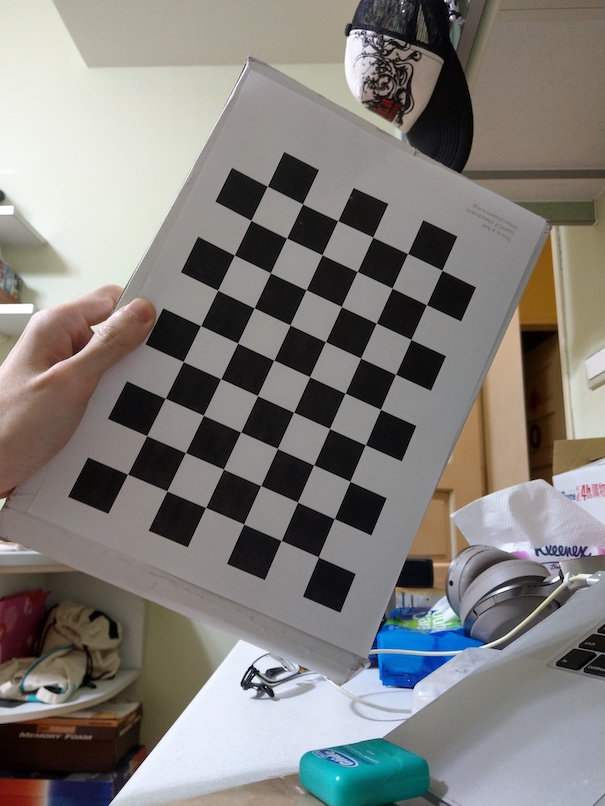
#> input picture image/IMAG6120.jpg, 605 x 806 px; its folder holds only this picture in this run
$ python camera_calibration.py
#> lines starting #> are read from the running program, lines starting #| are printed output that depends on the picture; after the words box and inside, x2 and y2 are one past the last pixel; in counts of white or black regions, pixels touching at a corner belong together; long printed decimals are rounded
import numpy as np
import pdb
import cv2
import glob

# termination criteria
criteria = (cv2.TERM_CRITERIA_EPS + cv2.TERM_CRITERIA_MAX_ITER, 30, 0.001)

# prepare object points, like (0,0,0), (1,0,0), (2,0,0) ....,(6,5,0)
objp = np.zeros((6*9,3), np.float32)
objp[:,:2] = np.mgrid[0:9,0:6].T.reshape(-1,2)

# Arrays to store object points and image points from all the images.
objpoints = [] # 3d point in real world space
imgpoints = [] # 2d points in image plane.

images = glob.glob('image/*.jpg')


for fname in images:
    img = cv2.imread(fname)
#> img is the input picture: shape (806, 605, 3); mean B, G, R 122.6, 126.1, 129
    gray = cv2.cvtColor(img,cv2.COLOR_BGR2GRAY)
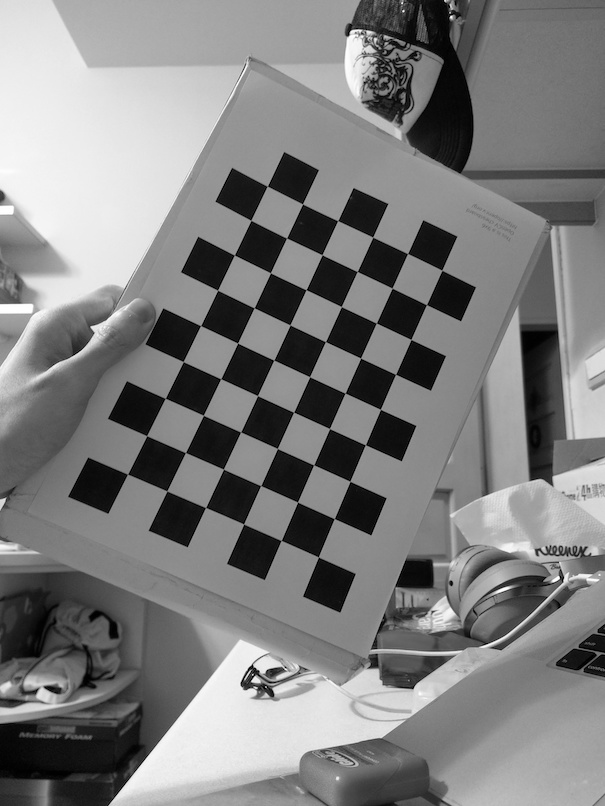
#> gray: shape (806, 605); min 0, max 255, mean 126.6

    # Find the chess board corners
    ret, corners = cv2.findChessboardCorners(gray, (9,6),None)
#> ret = True; corners = 54 rows, first 8: [127.5, 474.3], [146.6, 435.6], [165.4, 398.4], [183.3, 361.5], [200.6, 325.6], [217.6, 290.3], [234.4, 255], [250.9, 220.4]

    # If found, add object points, image points (after refining them)
    if ret == True:
        print(fname)
        objpoints.append(objp)

        corners2 = cv2.cornerSubPix(gray,corners,(11,11),(-1,-1),criteria)
#> corners2 = 54 rows, first 8: [127.5, 474.1], [146.7, 435.7], [165.3, 398.3], [183.3, 361.6], [200.6, 325.6], [217.6, 290.2], [234.4, 255], [250.8, 220.3]
        imgpoints.append(corners2)

        # Draw and display the corners
        img = cv2.drawChessboardCorners(img, (9,6), corners2,ret)
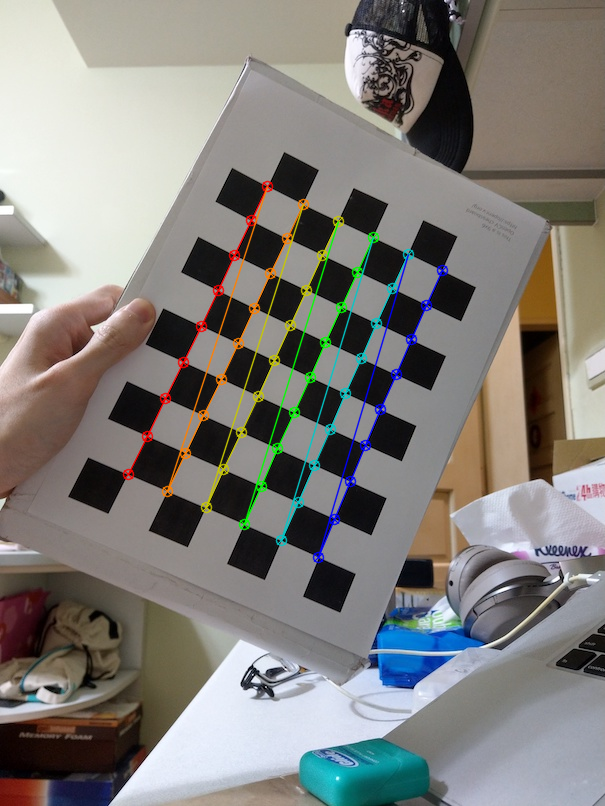
#> img: shape (806, 605, 3); 2.88% of pixels changed, all inside (x1, y1, x2, y2) = (122, 180, 449, 564)
        # cv2.imshow('img',img)
        # cv2.waitKey(500)

cv2.destroyAllWindows()

ret, mtx, dist, rvecs, tvecs = cv2.calibrateCamera(objpoints, imgpoints, gray.shape[::-1],None,None,
                                flags=cv2.CALIB_ZERO_TANGENT_DIST | cv2.CALIB_FIX_PRINCIPAL_POINT |
                                cv2.CALIB_FIX_K1 | cv2.CALIB_FIX_K2 | cv2.CALIB_FIX_K3)
#> ret = 0.604; mtx = [[556.3, 0, 302], [0, 554.6, 402.5], [0, 0, 1]]; dist = [[0, 0, 0, 0, 0]]; rvecs = ([0.00357, -0.139, -1.14],); tvecs = ([-4.15, 1.72, 13.34],)
print()
print(ret)
#| 0.6036
print(mtx)
#| [[556.280   0.         302.        ]
#|  [  0.         554.564  402.5       ]
#|  [  0.           0.           1.        ]]
print(dist)
#| [[0. 0. 0. 0. 0.]]

$ run again, on image/IMAG6124.jpg
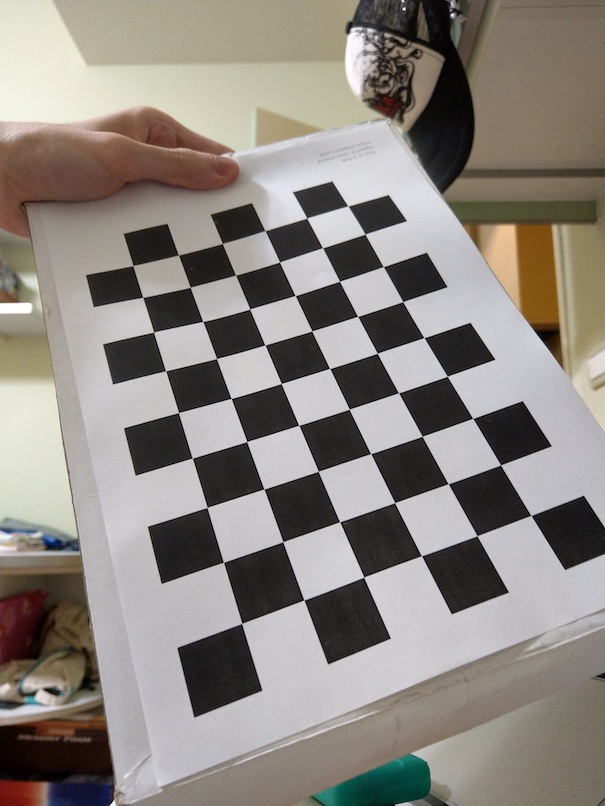
#> input picture image/IMAG6124.jpg, 605 x 806 px
#> img is the input picture: shape (806, 605, 3); mean B, G, R 128, 134.2, 140
#> `gray = cv2.cvtColor(img,cv2.COLOR_BGR2GRAY)`:
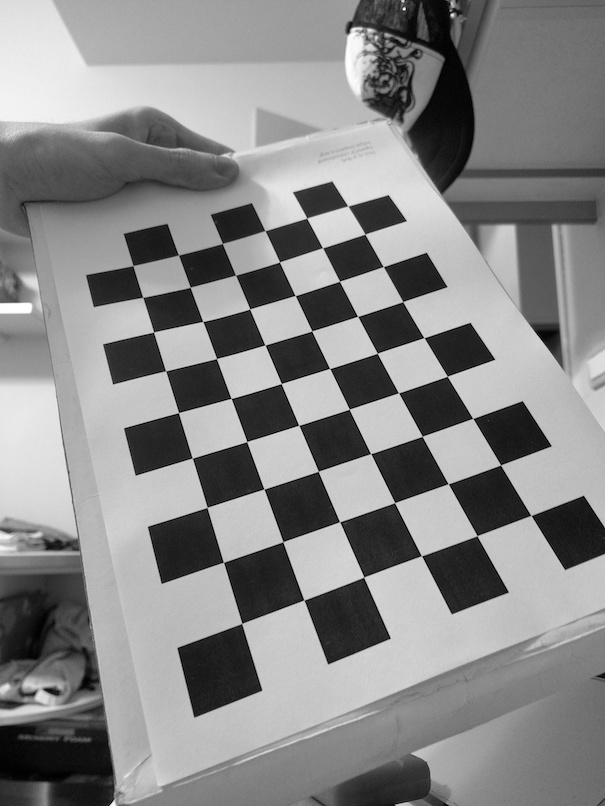
#> gray: shape (806, 605); min 0, max 255, mean 135.3
#> `ret, corners = cv2.findChessboardCorners(gray, (9,6),None)`: ret = True; corners = 54 rows, first 8: [241.8, 623.4], [223.5, 562.4], [207, 507.5], [192.3, 458.2], [178.5, 412.6], [165.6, 370.8], [153.6, 332], [142.6, 297.3]
#> corners2 = 54 rows, first 8: [241.8, 623.5], [223.5, 562.3], [207.1, 507.4], [192.3, 458.1], [178.5, 412.6], [165.6, 370.8], [153.6, 332.1], [142.7, 297.4]
#> `img = cv2.drawChessboardCorners(img, (9,6), corners2,ret)`:
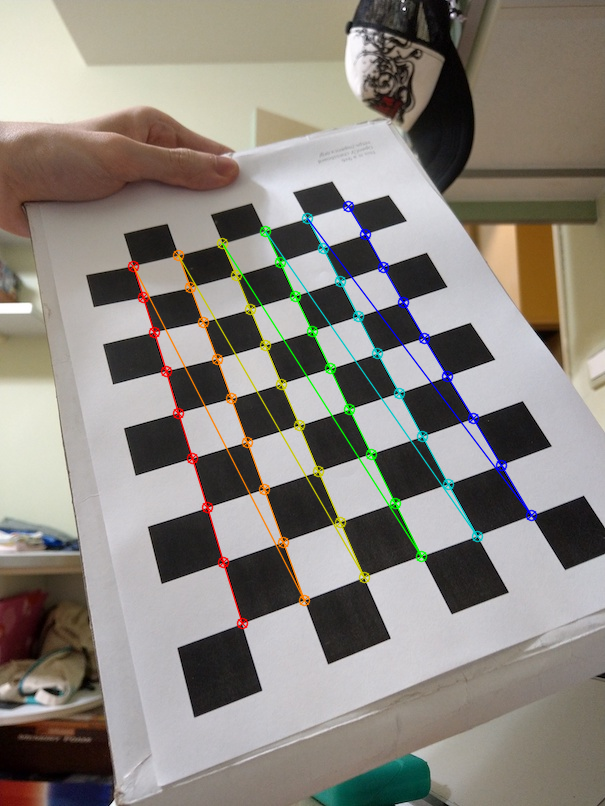
#> img: shape (806, 605, 3); 3.11% of pixels changed, all inside (x1, y1, x2, y2) = (127, 200, 538, 630)
#> `ret, mtx, dist, rvecs, tvecs = cv2.calibrateCamera(objpoints, imgpoint..`: ret = 1.25; mtx = [[529.8, 0, 302], [0, 496.2, 402.5], [0, 0, 1]]; dist = [[0, 0, 0, 0, 0]]; rvecs = ([-0.325, -0.413, -1.89],); tvecs = ([-0.912, 3.6, 8.14],)
#| 1.249
#| [[529.771   0.         302.        ]
#|  [  0.         496.201 402.5       ]
#|  [  0.           0.           1.        ]]
#| [[0. 0. 0. 0. 0.]]

$ run again, on image/IMAG6125.jpg
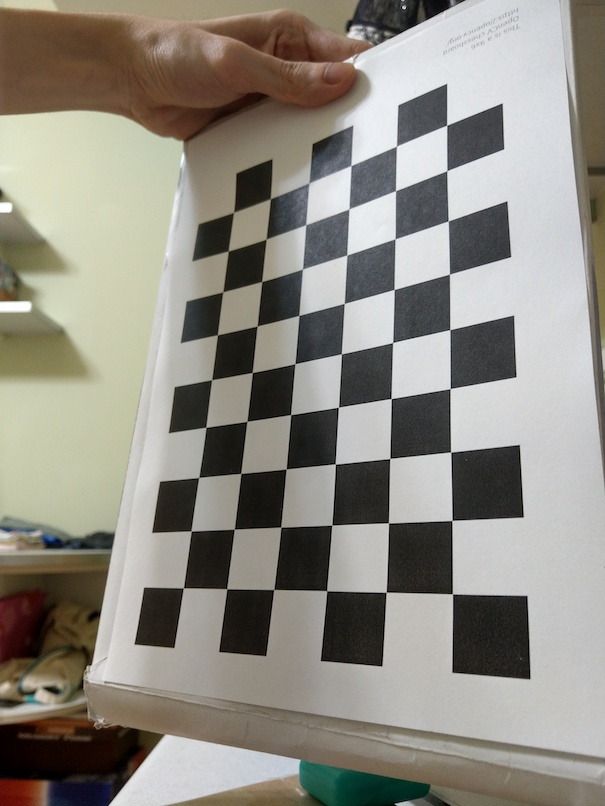
#> input picture image/IMAG6125.jpg, 605 x 806 px
#> img is the input picture: shape (806, 605, 3); mean B, G, R 130.2, 139.1, 142.9
#> `gray = cv2.cvtColor(img,cv2.COLOR_BGR2GRAY)`:
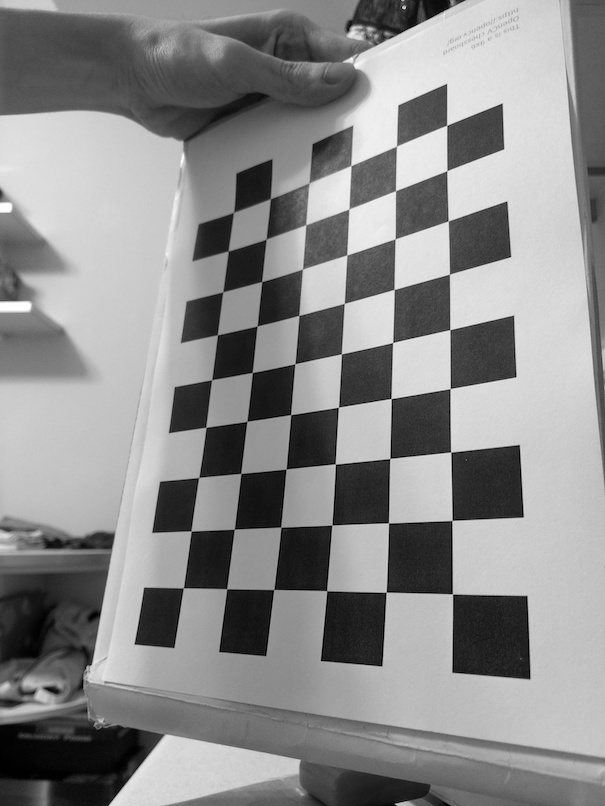
#> gray: shape (806, 605); min 0, max 255, mean 139.2
#> `ret, corners = cv2.findChessboardCorners(gray, (9,6),None)`: ret = True; corners = 54 rows, first 8: [183.3, 588], [191.1, 531], [198.9, 477.3], [206, 427.2], [211.7, 379.7], [217.4, 334.8], [222.8, 291.9], [228.2, 251.1]
#> corners2 = 54 rows, first 8: [183.4, 587.9], [191.1, 531], [198.7, 477.4], [205.9, 427.3], [211.7, 379.6], [217.4, 334.8], [222.8, 291.8], [228.3, 251]
#> `img = cv2.drawChessboardCorners(img, (9,6), corners2,ret)`:
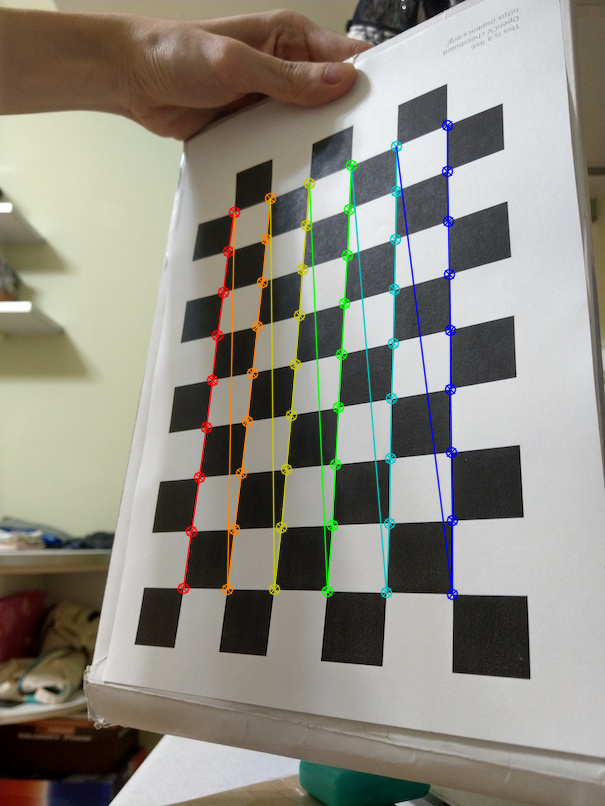
#> img: shape (806, 605, 3); 3.68% of pixels changed, all inside (x1, y1, x2, y2) = (177, 119, 459, 601)
#> `ret, mtx, dist, rvecs, tvecs = cv2.calibrateCamera(objpoints, imgpoint..`: ret = 1.14; mtx = [[653.1, 0, 302], [0, 649.2, 402.5], [0, 0, 1]]; dist = [[0, 0, 0, 0, 0]]; rvecs = ([-0.768, 0.201, -1.54],); tvecs = ([-2.07, 3.31, 11.6],)
#| 1.144
#| [[653.061    0.         302.        ]
#|  [  0.         649.220 402.5       ]
#|  [  0.           0.           1.        ]]
#| [[0. 0. 0. 0. 0.]]

$ run again, on image/IMAG6126.jpg
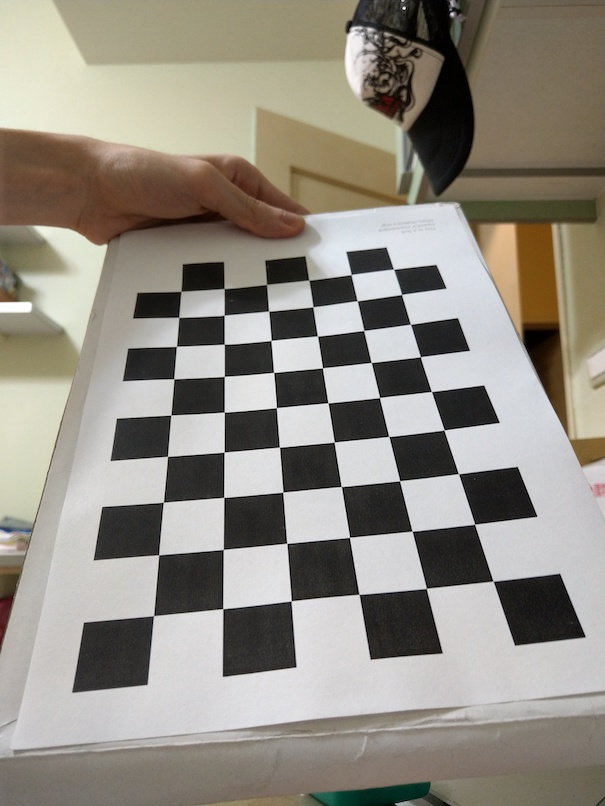
#> input picture image/IMAG6126.jpg, 605 x 806 px
#> img is the input picture: shape (806, 605, 3); mean B, G, R 130.4, 140.3, 145.6
#> `gray = cv2.cvtColor(img,cv2.COLOR_BGR2GRAY)`:
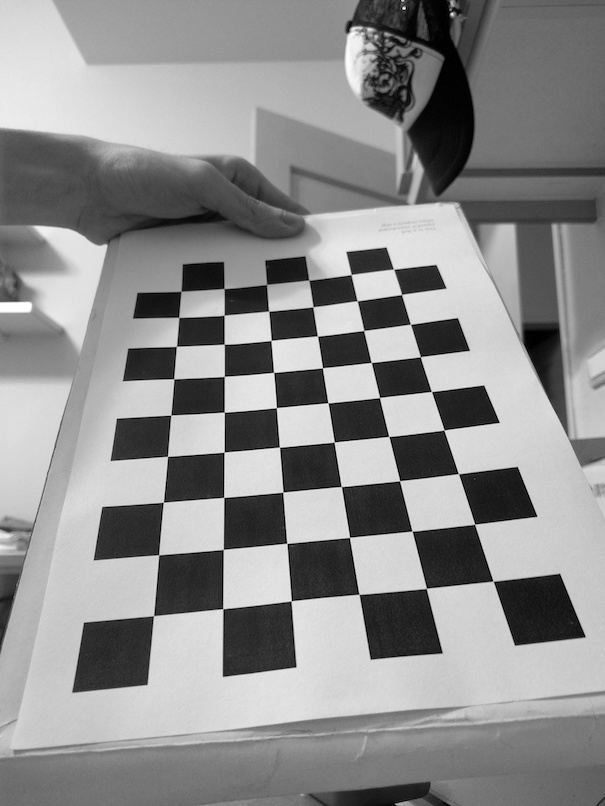
#> gray: shape (806, 605); min 0, max 255, mean 140.8
#> `ret, corners = cv2.findChessboardCorners(gray, (9,6),None)`: ret = True; corners = 54 rows, first 8: [153.6, 615.7], [158.7, 554.8], [163.3, 502.2], [167.6, 456.4], [170.9, 414.9], [173.7, 378.8], [176.5, 346.4], [178.7, 317.3]
#> corners2 = 54 rows, first 8: [153.5, 615.7], [158.7, 554.8], [163.4, 502.3], [167.5, 456.4], [170.8, 415], [173.8, 378.8], [176.5, 346.4], [178.7, 317.3]
#> `img = cv2.drawChessboardCorners(img, (9,6), corners2,ret)`:
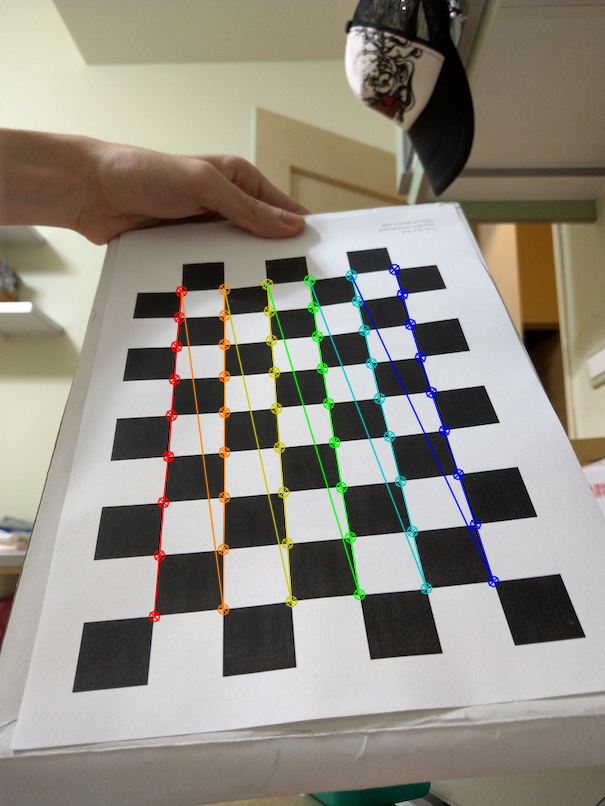
#> img: shape (806, 605, 3); 3.03% of pixels changed, all inside (x1, y1, x2, y2) = (148, 263, 500, 623)
#> `ret, mtx, dist, rvecs, tvecs = cv2.calibrateCamera(objpoints, imgpoint..`: ret = 1.15; mtx = [[605.8, 0, 302], [0, 577.5, 402.5], [0, 0, 1]]; dist = [[0, 0, 0, 0, 0]]; rvecs = ([-0.589, -0.55, -1.6],); tvecs = ([-2.15, 3.28, 8.89],)
#| 1.153
#| [[605.798   0.         302.        ]
#|  [  0.         577.478  402.5       ]
#|  [  0.           0.           1.        ]]
#| [[0. 0. 0. 0. 0.]]

$ run again, on image/IMAG6121.jpg
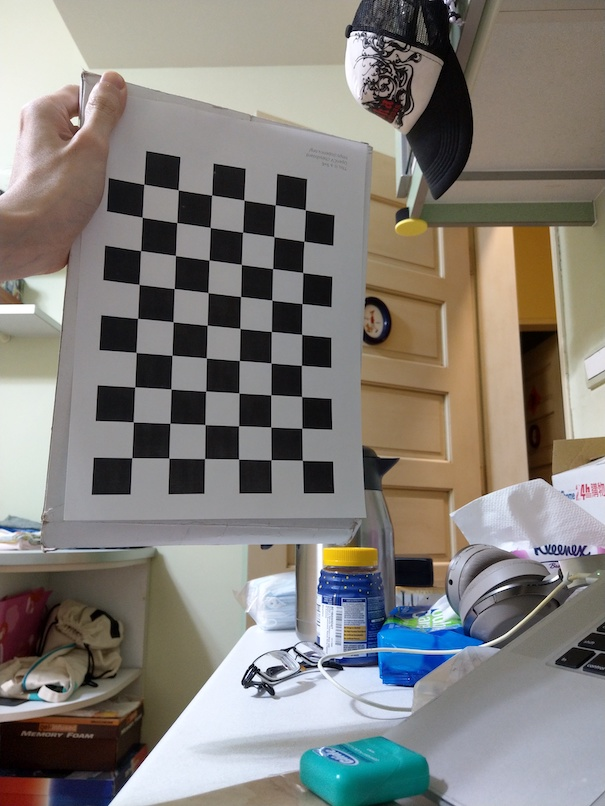
#> input picture image/IMAG6121.jpg, 605 x 806 px
#> img is the input picture: shape (806, 605, 3); mean B, G, R 122.5, 128, 131.9
#> `gray = cv2.cvtColor(img,cv2.COLOR_BGR2GRAY)`:
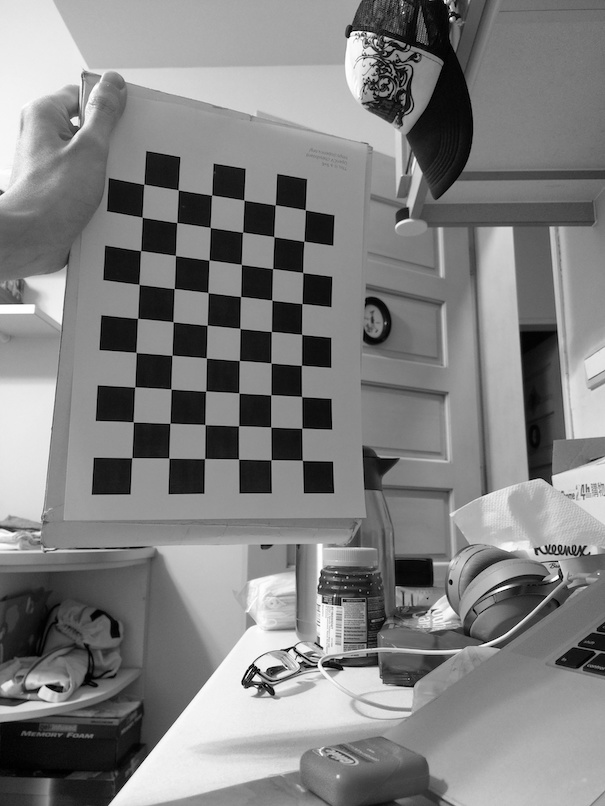
#> gray: shape (806, 605); min 0, max 255, mean 128.5
#> `ret, corners = cv2.findChessboardCorners(gray, (9,6),None)`: ret = True; corners = 54 rows, first 8: [131.8, 457.7], [133.3, 421.8], [134.7, 386.9], [136, 352.5], [137.5, 318.3], [139, 284.5], [140.6, 250.6], [142.2, 217.2]
#> corners2 = 54 rows, first 8: [131.8, 457.7], [133.2, 421.9], [134.7, 386.9], [136.1, 352.5], [137.6, 318.4], [139.1, 284.4], [140.6, 250.6], [142.2, 217.2]
#> `img = cv2.drawChessboardCorners(img, (9,6), corners2,ret)`:
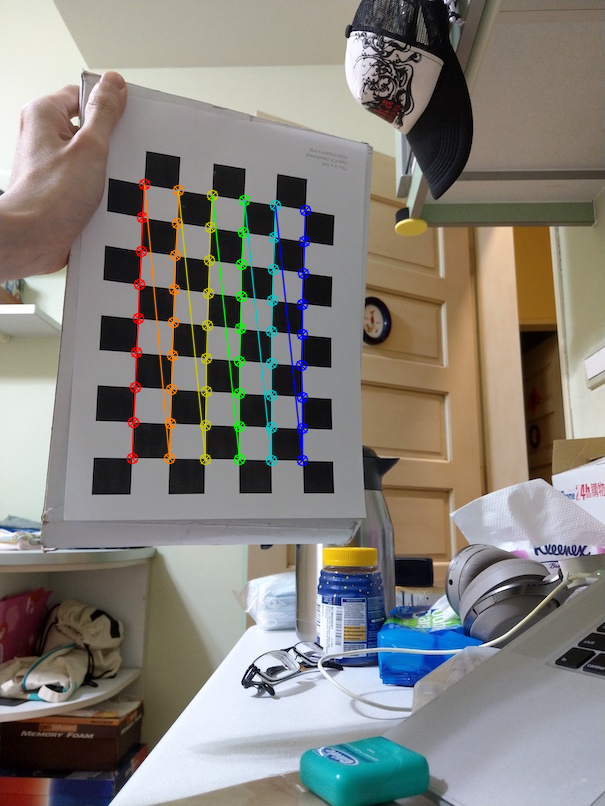
#> img: shape (806, 605, 3); 2.61% of pixels changed, all inside (x1, y1, x2, y2) = (126, 178, 312, 467)
#> `ret, mtx, dist, rvecs, tvecs = cv2.calibrateCamera(objpoints, imgpoint..`: ret = 0.759; mtx = [[755.5, 0, 302], [0, 723.9, 402.5], [0, 0, 1]]; dist = [[0, 0, 0, 0, 0]]; rvecs = ([0.261, -0.398, -1.51],); tvecs = ([-4.6, 1.55, 20.52],)
#| 0.7586
#| [[755.536   0.         302.        ]
#|  [  0.         723.921 402.5       ]
#|  [  0.           0.           1.        ]]
#| [[0. 0. 0. 0. 0.]]
